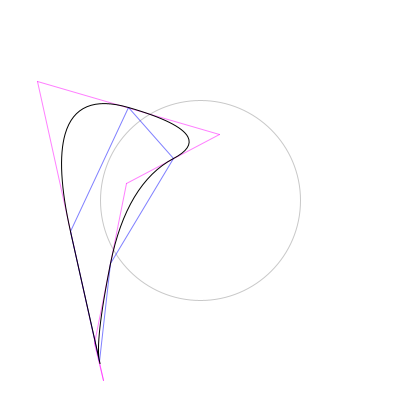
Frame 1 (no input)
Frame 60 (the mouse pressed at the canvas centre just before this capture): identical to frame 1, image omitted
Frame 120 (the mouse held since frame 60 and released just before this capture): identical to frame 1, image omitted

The Processing sketch that drew this single still picture (run headless with seeded random() and noise(); from frame 60 on, the mouse is pressed at the canvas centre):

// Processing sketch: bezier_02_005
// ── bezier_02_005.pde
PVector[] p, mp;
int sides;
float r, da;

void setup(){
  size(400,400);
  r = 100;
  
  defineRandom();
}
void draw(){
  background(255);
  stroke(200);//noFill();
  ellipse(width/2, height/2, 2*r, 2*r);
  stroke(255,0,255,128);
  for(int i=0; i<sides; i++){
    line(p[i].x,p[i].y,p[(i+1)%sides].x,p[(i+1)%sides].y);
  }
  stroke(0,0,255,128);
  for(int i=0; i<sides; i++){
    line(mp[i].x,mp[i].y,mp[(i+1)%sides].x,mp[(i+1)%sides].y);
  }

//trace rounded
  stroke(0);noFill();
  beginShape();
  for(int i=0; i<sides; i++){
    PVector tmp1 = mp[i];
    PVector tmp2 = p[(i+1)%sides];
    PVector tmp3 = mp[(i+1)%sides];
    vertex(tmp1.x,tmp1.y);
    quadraticVertex(tmp2.x, tmp2.y, tmp3.x, tmp3.y);
  }
  endShape();
}
void keyPressed(){
  defineRandom();
}


void define(int ss){
  sides = ss;
  da = TWO_PI/sides;
  p  = new PVector[sides];
  mp = new PVector[sides];
  
  for(int i=0; i<sides; i++){
    p[i]=new PVector(width/2+r*cos(i*da),height/2+r*sin(i*da));
  }

  for(int i=0; i<sides; i++){
    mp[i]=new PVector( (p[i].x+p[(i+1)%sides].x)/2, (p[i].y+p[(i+1)%sides].y)/2);
  }
//println(p);
}



void defineRandom(){
  sides = int(random(9));
//  float[] angles = new float[sides];
//  for(int i=0; i<angles.length; i++){angles[i]=random(TWO_PI);}
//  angles = sort(angles);
  da = TWO_PI/sides;
  p  = new PVector[sides];
  mp = new PVector[sides];
  
  for(int i=0; i<sides; i++){
    p[i]=new PVector(random(width),random(height));
  }

  for(int i=0; i<sides; i++){
    mp[i]=new PVector( (p[i].x+p[(i+1)%sides].x)/2, (p[i].y+p[(i+1)%sides].y)/2);
  }
//println(p);
}
